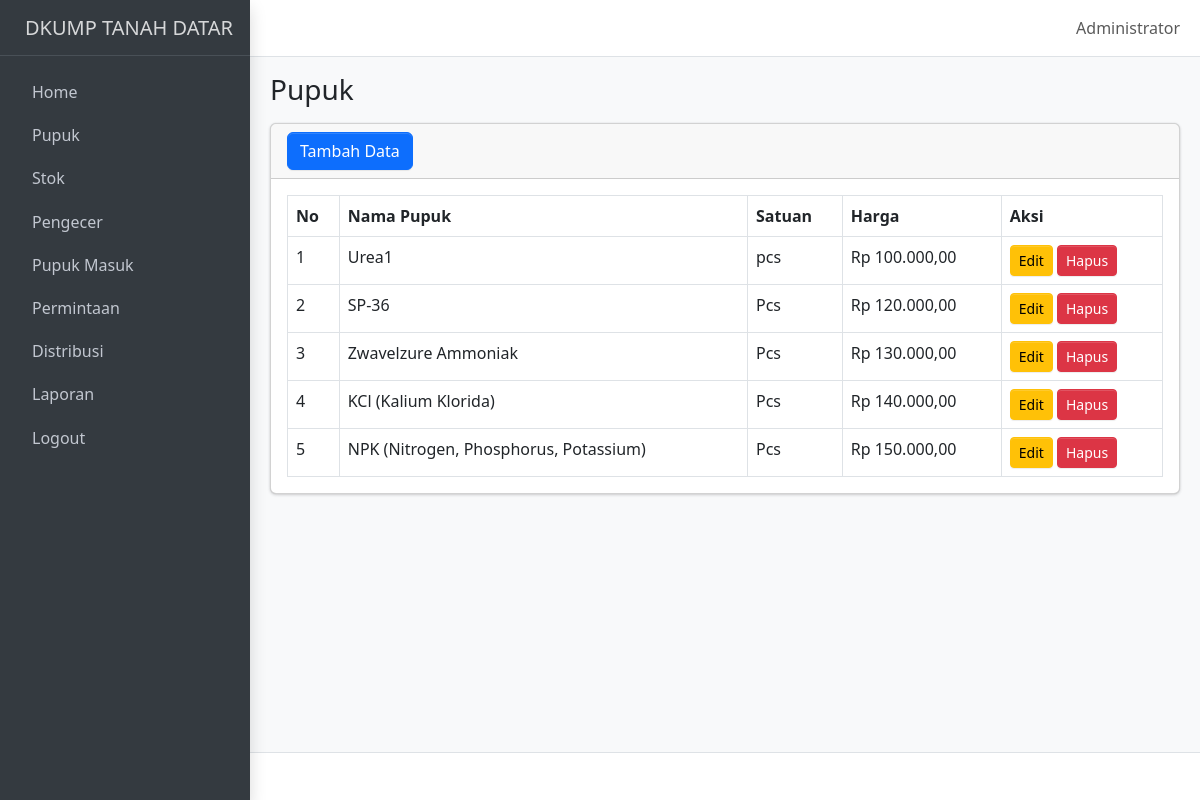
/pupuk.php (signed in), run on the app's committed database.
### tables this page shows
CREATE TABLE `pupuk` (
  `id_pupuk` int NOT NULL,
  `nama_pupuk` varchar(255) NOT NULL,
  `satuan` varchar(50) NOT NULL,
  `harga` decimal(15,2) NOT NULL
);

### pupuk.php (the view, shortened to what this page needs)
<?php include 'template/header.php'; ?>
<body class="layout-fixed sidebar-expand-lg bg-body-tertiary">
    <div class="app-wrapper">
        <?php include 'template/navbar.php'; ?>
        <?php include 'template/sidebar.php'; ?>
        <main class="app-main">
            <div class="app-content-header">
                <div class="container-fluid">
                    <div class="row">
                        <div class="col-sm-6">
                            <h3 class="mb-0">Pupuk</h3>
                        </div>
                        <div class="col-sm-6">
                        </div>
                    </div>
                </div>
            </div>
            <div class="app-content">
                <div class="container-fluid">
                    <div class="card">
                        <div class="card-header">
                            <button type="button" class="btn btn-primary" data-bs-toggle="modal" data-bs-target="#modalTambahPupuk">
                                Tambah Data
                            </button>
                        </div>
                        <div class="card-body">
                            <?php
                            include 'koneksi.php';
                            $query = "SELECT * FROM pupuk";
                            $result = $koneksi->query($query);
                            $no = 1;
                            if ($result->num_rows > 0) {
                                echo "<table class='table table-bordered'>";
                                echo "<thead>
                <tr>
                    <th>No</th>
                    <th>Nama Pupuk</th>
                    <th>Satuan</th>
                    <th>Harga</th>
                    <th>Aksi</th>
                </tr>
              </thead>";
                                echo "<tbody>";
                                while ($row = $result->fetch_assoc()) {
                                    echo "<tr>
                    <td>{$no}</td>
                    <td>{$row['nama_pupuk']}</td>
                    <td>{$row['satuan']}</td>
                    <td>Rp " . number_format($row['harga'], 2, ',', '.') . "</td>
                    <td>
                        <button class='btn btn-warning btn-sm' data-bs-toggle='modal' data-bs-target='#modalEditPupuk{$row['id_pupuk']}'>Edit</button>
                        <a href='crud/hapus_pupuk.php?id={$row['id_pupuk']}' onclick='return confirm(\"Apakah Anda yakin ingin menghapus data ini?\")' class='btn btn-danger btn-sm'>Hapus</a>
                    </td>
                  </tr>";
                                    $no++;
                                }
                                echo "</tbody></table>";
                            } else {
                                echo "<p class='text-center'>Tidak ada data.</p>";
                            }
                            ?>
                        </div>
                    </div>
                </div>
            </div>
        </main>
        <footer class="app-footer">
        </footer>
    </div>
</body>
</html>

### data on the page
pupuk: nama_pupuk "Urea1", satuan "pcs", harga "100.000,00"
pupuk: nama_pupuk "SP-36", satuan "Pcs", harga "120.000,00"
pupuk: nama_pupuk "Zwavelzure Ammoniak", satuan "Pcs", harga "130.000,00"
pupuk: nama_pupuk "KCl (Kalium Klorida)", satuan "Pcs", harga "140.000,00"
pupuk: nama_pupuk "NPK (Nitrogen, Phosphorus, Potassium)", satuan "Pcs", harga "150.000,00"

### other printed values
$_SESSION['nama_lengkap'] "Administrator"
